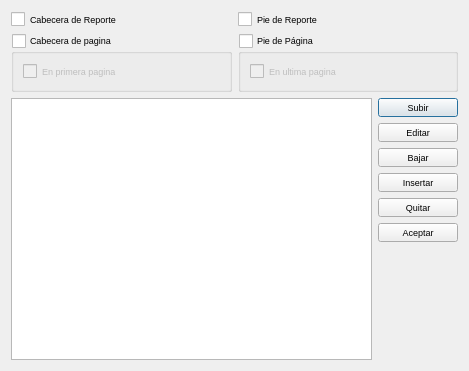
<?xml version="1.0" encoding="UTF-8"?>
<ui version="4.0">
 <class>SectionEditorDlg</class>
 <widget class="QDialog" name="SectionEditorDlg">
  <property name="geometry">
   <rect>
    <x>0</x>
    <y>0</y>
    <width>469</width>
    <height>371</height>
   </rect>
  </property>
  <property name="maximumSize">
   <size>
    <width>469</width>
    <height>371</height>
   </size>
  </property>
  <property name="font">
   <font>
    <pointsize>7</pointsize>
   </font>
  </property>
  <property name="windowTitle">
   <string>Configurar seccion</string>
  </property>
  <property name="windowIcon">
   <iconset resource="../recoverdrake.qrc">
    <normaloff>:/Imagenes/local-administration-mdk.png</normaloff>:/Imagenes/local-administration-mdk.png</iconset>
  </property>
  <layout class="QGridLayout" name="gridLayout">
   <item row="0" column="0" colspan="2">
    <layout class="QHBoxLayout" name="horizontalLayout">
     <item>
      <widget class="QCheckBox" name="cabRepChk">
       <property name="text">
        <string>Cabecera de Reporte</string>
       </property>
      </widget>
     </item>
     <item>
      <widget class="QCheckBox" name="footRepChk">
       <property name="text">
        <string>Pie de Reporte</string>
       </property>
      </widget>
     </item>
    </layout>
   </item>
   <item row="1" column="0" colspan="2">
    <layout class="QHBoxLayout" name="horizontalLayout_2">
     <item>
      <widget class="QGroupBox" name="cabPage">
       <property name="title">
        <string>Cabecera de pagina</string>
       </property>
       <property name="checkable">
        <bool>true</bool>
       </property>
       <property name="checked">
        <bool>false</bool>
       </property>
       <layout class="QGridLayout" name="gridLayout_2">
        <item row="0" column="0">
         <widget class="QCheckBox" name="fistPageChk">
          <property name="text">
           <string>En primera pagina</string>
          </property>
         </widget>
        </item>
       </layout>
      </widget>
     </item>
     <item>
      <widget class="QGroupBox" name="footPageChk">
       <property name="title">
        <string>Pie de Página</string>
       </property>
       <property name="checkable">
        <bool>true</bool>
       </property>
       <property name="checked">
        <bool>false</bool>
       </property>
       <layout class="QVBoxLayout" name="verticalLayout">
        <item>
         <widget class="QCheckBox" name="footPageLastChk">
          <property name="text">
           <string>En ultima pagina</string>
          </property>
         </widget>
        </item>
       </layout>
      </widget>
     </item>
    </layout>
   </item>
   <item row="2" column="0" rowspan="7">
    <widget class="QListWidget" name="listWidget"/>
   </item>
   <item row="2" column="1">
    <widget class="QPushButton" name="btnUp">
     <property name="text">
      <string>Subir</string>
     </property>
     <property name="icon">
      <iconset resource="../recoverdrake.qrc">
       <normaloff>:/Imagenes/flechaOut.png</normaloff>:/Imagenes/flechaOut.png</iconset>
     </property>
     <property name="iconSize">
      <size>
       <width>25</width>
       <height>25</height>
      </size>
     </property>
    </widget>
   </item>
   <item row="3" column="1">
    <widget class="QPushButton" name="btnEdit">
     <property name="text">
      <string>Editar</string>
     </property>
     <property name="icon">
      <iconset resource="../recoverdrake.qrc">
       <normaloff>:/Imagenes/service-mdk.png</normaloff>:/Imagenes/service-mdk.png</iconset>
     </property>
     <property name="iconSize">
      <size>
       <width>25</width>
       <height>25</height>
      </size>
     </property>
    </widget>
   </item>
   <item row="4" column="1">
    <widget class="QPushButton" name="btnDown">
     <property name="text">
      <string>Bajar</string>
     </property>
     <property name="icon">
      <iconset resource="../recoverdrake.qrc">
       <normaloff>:/Imagenes/flechaUp.png</normaloff>:/Imagenes/flechaUp.png</iconset>
     </property>
     <property name="iconSize">
      <size>
       <width>25</width>
       <height>25</height>
      </size>
     </property>
    </widget>
   </item>
   <item row="5" column="1">
    <widget class="QPushButton" name="btnAdd">
     <property name="text">
      <string>Insertar</string>
     </property>
     <property name="icon">
      <iconset resource="../recoverdrake.qrc">
       <normaloff>:/Imagenes/mas.png</normaloff>:/Imagenes/mas.png</iconset>
     </property>
     <property name="iconSize">
      <size>
       <width>25</width>
       <height>25</height>
      </size>
     </property>
    </widget>
   </item>
   <item row="6" column="1">
    <widget class="QPushButton" name="btnBorrar">
     <property name="text">
      <string>Quitar</string>
     </property>
     <property name="icon">
      <iconset resource="../recoverdrake.qrc">
       <normaloff>:/Imagenes/menos.png</normaloff>:/Imagenes/menos.png</iconset>
     </property>
     <property name="iconSize">
      <size>
       <width>25</width>
       <height>25</height>
      </size>
     </property>
    </widget>
   </item>
   <item row="8" column="1">
    <spacer name="verticalSpacer">
     <property name="orientation">
      <enum>Qt::Vertical</enum>
     </property>
     <property name="sizeHint" stdset="0">
      <size>
       <width>20</width>
       <height>40</height>
      </size>
     </property>
    </spacer>
   </item>
   <item row="7" column="1">
    <widget class="QPushButton" name="pushButton">
     <property name="text">
      <string>Aceptar</string>
     </property>
     <property name="icon">
      <iconset resource="../recoverdrake.qrc">
       <normaloff>:/Imagenes/good.png</normaloff>:/Imagenes/good.png</iconset>
     </property>
     <property name="iconSize">
      <size>
       <width>25</width>
       <height>25</height>
      </size>
     </property>
    </widget>
   </item>
  </layout>
 </widget>
 <tabstops>
  <tabstop>pushButton</tabstop>
  <tabstop>btnUp</tabstop>
  <tabstop>btnEdit</tabstop>
  <tabstop>btnDown</tabstop>
  <tabstop>btnAdd</tabstop>
  <tabstop>btnBorrar</tabstop>
  <tabstop>listWidget</tabstop>
  <tabstop>cabRepChk</tabstop>
  <tabstop>footRepChk</tabstop>
  <tabstop>cabPage</tabstop>
  <tabstop>fistPageChk</tabstop>
  <tabstop>footPageChk</tabstop>
  <tabstop>footPageLastChk</tabstop>
 </tabstops>
 <resources>
  <include location="../recoverdrake.qrc"/>
 </resources>
 <connections/>
</ui>
